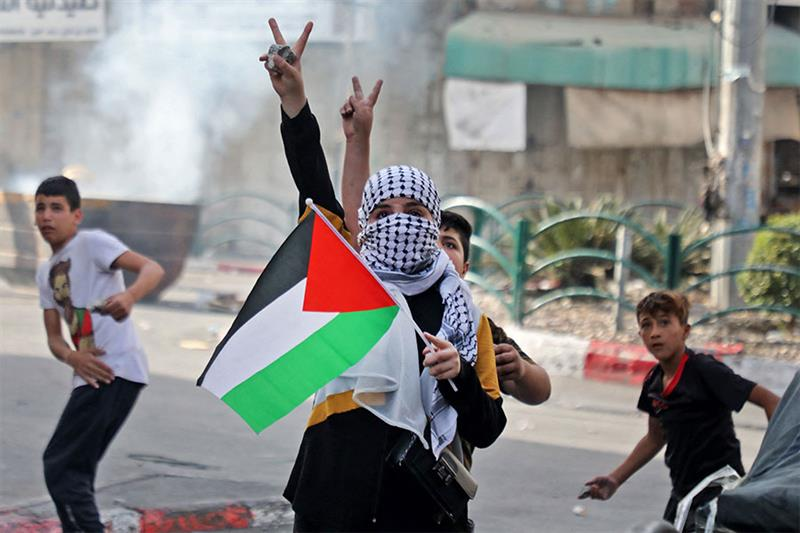
#> input picture palestine.jpg, 800 x 533 px
$ python main.py
#> lines starting #> are read from the running program, lines starting #| are printed output that depends on the picture
### Utilities/read_image.py
from PIL import Image
from Utilities.save_image import save_image
import numpy as np

def read_image(image_path, N):
    """
    Read image and convert it to a numpy array in grayscale
    :param image_path: path to the image
    :param N: block size (N*N)
    :return: image array, and padding length and width
    """

    # Load the image
    image = Image.open(image_path)

    #image to gray scale
    image = image.convert('L')

    image_array = np.array(image)

    img_lenght, img_width = image_array.shape

    padding_length = 0
    padding_width = 0

    # check if the image is divisible by N and zero pad if necessary
    if img_lenght % N != 0:
        padding_length = N - img_lenght % N
        image_array = np.concatenate((image_array, np.zeros((padding_length, img_width))), axis=0)

    if img_width % N != 0:
        padding_width = N - img_width % N
        image_array = np.concatenate((image_array, np.zeros((img_lenght, padding_width))), axis=1)

    return image_array, padding_length, padding_width

### Blockify/blockify_image.py
def blockify_image(image_array, N):
    """
    Divide an image array into blocks of size (N*N).
    :param image_array: numpy array of image
    :param N: size of blocks (N*N)
    :return: list of blocks each of shape (N*N)
    """
    img_lenght, img_width = image_array.shape

    blocks = image_array.reshape(img_lenght // N, N, img_width // N, N)
    blocks = blocks.swapaxes(1, 2)

    return blocks

### encoder.py
import numpy as np
from Blockify.blockify_image import blockify_image
from DCT.DCT import DCT
from DCT.DCT_Basis import DCT_Basis
from Quantizer.quantize import quantize
from ZigzagTransform.zigzag_transform import zigzag_transform
from RunLength.Run_Length_Encoder import run_length_encoder
from HuffmanCode.huffman_encode import huffman_encode

def encoder(image_array, N, CompressionMode):
    """
    Encode the image
    :param image_array: image array
    :param N: block size (N*N)
    :param CompressionMode: Compression mode (HIGH, LOW)
    :return: encoded image, huffman tree, number of vertical blocks, number of horizontal blocks
    """
    # [1] blockify the image
    blocks = blockify_image(image_array, N)
    no_vertical_blocks = len(blocks)
    no_horizontal_blocks = len(blocks[0])

    # [2] apply DCT to each block
    dct_basis = np.zeros((N,N,N,N))

    for u in range(N):
        for v in range(N):
            dct_basis[u][v] = DCT_Basis(u,v,N)

    dct_blocks = np.zeros(blocks.shape)

    for i in range(no_vertical_blocks):
        for j in range(no_horizontal_blocks):
            dct_blocks[i][j] = DCT(blocks[i][j], dct_basis)

    # [3] apply quantization to each block
    quantized_blocks = np.zeros(dct_blocks.shape)

    for i in range(no_vertical_blocks):
        for j in range(no_horizontal_blocks):
            quantized_blocks[i][j] = quantize(dct_blocks[i][j], CompressionMode)

    # [4] apply zigzag transform (2D to 1D) to each block
    total_no_blocks = no_vertical_blocks * no_horizontal_blocks
    _1D_blocks = np.empty((total_no_blocks,N*N))
    idx = 0
    for i in range(no_vertical_blocks):
        for j in range(no_horizontal_blocks):
                _1D_blocks[idx] = zigzag_transform(quantized_blocks[i][j])
                idx += 1

    # [5] apply run-length encoding to each block
    run_length_encoded_blocks = np.array([])

    for i in range(total_no_blocks):
        _1D_block = run_length_encoder(_1D_blocks[i])
        run_length_encoded_blocks = np.append(run_length_encoded_blocks, _1D_block)

    # # [6] apply Entropy encoding to each block
    encoded_data, huffman_tree = huffman_encode(run_length_encoded_blocks)

    # return encoded_data, huffman_tree, no_vertical_blocks, no_horizontal_blocks
    return encoded_data, huffman_tree, no_vertical_blocks, no_horizontal_blocks

### DCT/DCT.py
import numpy as np

def DCT(A, dct_basis):
    """
    Return the DCT of a block
    :param A: numpy array of the block
    :param dct_basis: List of DCT Basis function
    :return: DCT of A
    """
    N = len(A)
    C = np.zeros((N,N))

    for u in range(N):
        for v in range(N):
            C[u][v] = np.sum(np.multiply(A, dct_basis[u][v]))

    #Normalization
    C = C/16
    C[0,:] = C[0,:]/2
    C[:,0] = C[:,0]/2
    #C = np.round(C)

    return C

### HuffmanCode/build_huffman.py
import heapq  # Import the heapq module for the priority queue implementation

class HuffmanNode:
    def __init__(self, symbol=None, frequency=None):
        self.symbol = symbol
        self.frequency = frequency
        self.left = None
        self.right = None

    def __lt__(self, other):
        return self.frequency < other.frequency

# Function to build the Huffman tree from symbol frequencies
def build_huffman_tree(frequencies):
    heap = [HuffmanNode(symbol=s, frequency=f) for s, f in frequencies.items()]  # Create a heap with HuffmanNodes
    heapq.heapify(heap)  # Convert the list into a min-heap data structure, the min-heap -> follows the property of a complete binary tree in which the value of the internal node is smaller than or equal to the value of the children of that node

    while len(heap) > 1:
        left = heapq.heappop(heap)  # Pop the smallest node from the heap, note -> left is a HuffmanNode
        right = heapq.heappop(heap)  # Pop the second smallest node from the heap

        internal_node = HuffmanNode(frequency=left.frequency + right.frequency)  # Create a new internal node
        internal_node.left = left  # Assign the left child
        internal_node.right = right  # Assign the right child

        heapq.heappush(heap, internal_node)  # Push the new internal node back into the heap

    return heap[0]  # Return the root of the Huffman tree

# Function to generate Huffman codes from the Huffman tree
def generate_huffman_codes(node, current_code="", codes=None):
    if codes is None:
        codes = {}

    if node.symbol is not None:
        codes[node.symbol] = current_code
    else:
        generate_huffman_codes(node.left, current_code + "0", codes)  # Recursively traverse left with '0'
        generate_huffman_codes(node.right, current_code + "1", codes)  # Recursively traverse right with '1'

    return codes

### HuffmanCode/huffman_decode.py
# Function to decode Huffman-encoded data
def huffman_decode(encoded_data, root):
    decoded_data = []
    current_node = root

    for bit in encoded_data:
        if bit == "0":
            current_node = current_node.left  # Traverse left with '0'
        else:
            current_node = current_node.right  # Traverse right with '1'

        if current_node.symbol is not None:
            decoded_data.append(current_node.symbol)  # Append the symbol when a leaf node is reached
            current_node = root  # Reset to the root for the next symbol

    return decoded_data  # Return the decoded data

### RunLength/Run_Length_Decocder.py
import numpy as np


def run_length_decoder(encoded,no_vertical_blocks,no_horizontal_blocks,N):
    """
    Decode the encoded image
    :param encoded: encoded image
    :param no_vertical_blocks: Number of vertical blocks
    :param no_horizontal_blocks: Number of horizontal blocks
    :param N: block size (N*N)
    :return: decoded image
    """
    total_image_length = N*N*no_horizontal_blocks*no_vertical_blocks

    encoded_len = encoded.shape
    image = np.zeros(total_image_length)
    idx = 0
    for i in range(encoded_len[0]):
        if encoded[i - 1] == 0:
            continue
        if encoded[i] == 0:
            for j in range(int(encoded[i+1])):
                image[idx] = 0
                idx += 1
        else:
            image[idx] = encoded[i]
            idx += 1
    return image

### decoder.py
import numpy as np
from HuffmanCode.huffman_decode import huffman_decode
from ZigzagTransform.reverse_zigzag_transform import reverse_zigzag_transform
from RunLength.Run_Length_Decocder import run_length_decoder
from Quantizer.dequantize import dequantize
from DCT.IDCT import IDCT
from DCT.IDCT_Basis import IDCT_Basis
from Blockify.deblockify_image import deblockify_image

def decoder(encoded_image, N, CompressionMode, VerticalPadding, HoriziontalPadding, HuffmanTree, no_vertical_blocks,no_horizontal_blocks):
    """
    Decode the encoded image
    :param encoded_image: encoded image
    :param N: block size (N*N)
    :param CompressionMode: Compression mode (HIGH, LOW)
    :param VerticalPadding: Vertical padding length
    :param HoriziontalPadding: Horizontal padding length
    :param HuffmanTree: Huffman tree used for encoding
    :param no_vertical_blocks: Number of vertical blocks
    :param no_horizontal_blocks: Number of horizontal blocks
    :return: decoded image
    """
    # [1] apply Entropy decoding to encoded image
    entropy_decoded_image = np.array(huffman_decode(encoded_image,HuffmanTree))

    # [2] apply run-length decoding
    runlength_decoded_image = run_length_decoder(entropy_decoded_image, no_vertical_blocks, no_horizontal_blocks, N)

    # [3] apply reverse zigzag transform (1D to 2D)
    #zigzag_transformed_image = np.zeros((no_vertical_blocks,no_horizontal_blocks,N,N))
    blocks = np.zeros((no_vertical_blocks, no_horizontal_blocks ,N,N))

    # image_total_pixels = no_vertical_blocks*no_horizontal_blocks*N*N

    index = 0
    for i in range(no_vertical_blocks):
        for j in range(no_horizontal_blocks):
            block = reverse_zigzag_transform(runlength_decoded_image[index:index+N*N],N)
            blocks[i][j] = block.reshape((N, N))
            index += N*N

    # [4] apply dequantization to each block

    dequantized_blocks = np.zeros(blocks.shape)

    for i in range(no_vertical_blocks):
        for j in range(no_horizontal_blocks):
            dequantized_blocks[i][j] = dequantize(blocks[i][j], CompressionMode)

    # [5] apply IDCT to each block
    idct_basis = np.zeros((N,N,N,N))

    for x in range(N):
        for y in range(N):
            idct_basis[x][y] = IDCT_Basis(x,y,N)

    idct_blocks = np.zeros(blocks.shape)

    for i in range(no_vertical_blocks):
        for j in range(no_horizontal_blocks):
            idct_blocks[i][j] = IDCT(dequantized_blocks[i][j], idct_basis)

    # [6] deblockify the image
    decoded_image = deblockify_image(idct_blocks)
    return decoded_image[:decoded_image.shape[0] - VerticalPadding, :decoded_image.shape[1] - HoriziontalPadding]

### Blockify/deblockify_image.py
import numpy as np

def deblockify_image(blocks):
    """
    Reconstruct an image from its blocks
    :param blocks: list of blocks
    :return: image array
    """
    N = len(blocks[0][0])               # block size
    image_length = len(blocks) * N      # number of vertical blocks * block size
    image_width = len(blocks[0]) * N    # number of horizontal blocks * block size

    image_array = blocks.reshape(image_length // N, image_width // N, N, N)
    image_array = image_array.swapaxes(1, 2).reshape(-1, image_length, image_width).squeeze()

    return image_array

### Utilities/calculate_compression_ratio.py

def calculate_comprrssion_ratio(original_image_array, entropy_encoder_output):
    """
    Calculate the compression ratio of the image
    :param original_image_array: the original image array
    :param entropy_encoder_output: the output of the entropy encoder
    :return: the compression ratio
    """
    # count the number of bits for the binary representation of the image
    original_size = 0       # in bits
    for i in range(0, len(original_image_array)):
        for j in range(0, len(original_image_array[0])):
            original_size += len(bin(int(original_image_array[i][j]))[2:])     # [2:] to remove the '0b' prefix

    # count the number of bits for the entropy encoder output
    compressed_size = len(entropy_encoder_output)     # in bits

    return round(original_size / compressed_size)

### Utilities/save_image.py
import matplotlib.pyplot as plt

def save_image(original_image, decoded_image, compression_ratio, compression_mode):
    """
    Save the decoded image as jpg
    :param original_image: original image
    :param decoded_image: decoded image
    :return: None
    """
    # save decoded image as jpg file
    plt.imsave(f'compressed_image_({compression_mode.name}).jpg', decoded_image, cmap='gray')

    # show original image and decoded image in one figure and save it with titles
    fig = plt.figure()
    fig.add_subplot(1, 2, 1)
    plt.imshow(original_image, cmap='gray')
    plt.title('Original Image')
    fig.add_subplot(1, 2, 2)
    plt.imshow(decoded_image, cmap='gray')
    plt.title(f'Compressed Image ({compression_ratio}:1)')
    plt.show()

### DCT/DCT_Basis.py
import numpy as np

def DCT_Basis(u, v, N):
    """
    Return the DCT Basis function for u,v and N
    :param u: the horizontal frequency index of the DCT output
    :param v: the vertical frequency index of the DCT output
    :param N: size of block (N*N)
    :return: DCT Basis function for given u and v
    """
    b = np.zeros((N,N))
    for x in range(N):
        for y in range(N):
            b[x][y] = np.cos((2 * x + 1) * u * np.pi / (2 * N)) * np.cos((2 * y + 1) * v * np.pi / (2 * N))

    return b

### Quantizer/quantize.py
import numpy as np
from .get_quantization_table import get_quantization_table

def quantize(block, CompressionMode):
    """
    Quantize a block based on compression mode
    :param block: numpy array of block
    :param CompressionMode: enum class
    :return: quantized block
    """
    return np.round(np.divide(block, get_quantization_table(CompressionMode)))

### Quantizer/get_quantization_table.py
import numpy as np

def get_quantization_table(CompressionMode):
    """
    Get quantization table based on compression mode
    :param CompressionMode: enum class
    :return: quantization table
    """
    if CompressionMode == CompressionMode.LOW:
        return np.array([[1, 1, 1, 1, 1, 2, 2, 4],
                        [1, 1, 1, 1, 1, 2, 2, 4],
                        [1, 1, 1, 1, 2, 2, 2, 4],
                        [1, 1, 1, 1, 2, 2, 4, 8],
                        [1, 1, 2, 2, 2, 2, 4, 8],
                        [2, 2, 2, 2, 2, 4, 8, 8],
                        [2, 2, 2, 4, 4, 8, 8, 16],
                        [4, 4, 4, 4, 8, 8, 16, 16]])
    elif CompressionMode == CompressionMode.HIGH:
        return np.array([[1, 2, 4, 8, 16, 32, 64, 128],
                        [2, 4, 4, 8, 16, 32, 64, 128],
                        [4, 4, 8, 16, 32, 64, 128, 128],
                        [8, 8, 16, 32, 64, 128, 128, 256],
                        [16, 16, 32, 64, 128, 128, 256, 256],
                        [32, 32, 64, 128, 128, 256, 256, 256],
                        [64, 64, 128, 128, 256, 256, 256, 256],
                        [128, 128, 128, 256, 256, 256, 256, 256]])
    else:
        raise ValueError('Invalid compression mode. Valid modes are: low, high')

### ZigzagTransform/zigzag_transform.py
# Different implementation of the 2d block into 1d array
from .get_zigzag_indices import get_zigzag_indices
import numpy as np

def zigzag_transform(block):
    """
    Return 1d array zigzag-traversed from the 2d block (N*N)
    :param block: 2d block (N*N)
    :return: 1d array (N*N)
    """
    N = block.shape[0]

    zigzag_indices = get_zigzag_indices(N)

    _1d_array = np.zeros(N*N)

    for i,zigzag_index in enumerate(zigzag_indices):
        _1d_array[i] = block[zigzag_index[0], zigzag_index[1]]

    return _1d_array

### ZigzagTransform/get_zigzag_indices.py
import numpy as np

def get_zigzag_indices(N):
    """
    Return the zigzag transform for a block of size N*N
    :param N: size of block (N*N)
    :return: 1D array zigzag transform for a 2D block of size (N*N)
    """

    zigzag_indices = [(i,j) for i in range(N) for j in range(N)]
    zigzag_indices.sort(key = lambda x: (x[0]+ x[1], x[1]) if (x[0]+x[1])%2 == 0 else (x[0]+x[1], x[0]))

    return zigzag_indices

### RunLength/Run_Length_Encoder.py
import numpy as np


def run_length_encoder(image):
    """
    Run-Length Encoder for binary image compression.

    Parameters:
    - image (numpy.ndarray): Input binary image represented as a NumPy array.

    Returns:
    - numpy.ndarray: Encoded array containing alternating counts of consecutive zeros and non-zero values.

    Description:
    This function takes a binary image represented as a NumPy array and performs run-length encoding on it.
    """
    zeros_count = 0
    length = image.shape
    encoded = np.array([])
    for i in range(length[0]):
        if image[i] == 0:
            if zeros_count == 0:
                encoded = np.append(encoded, 0)
            zeros_count += 1
        else:
            if zeros_count != 0:
                encoded = np.append(encoded, zeros_count)
                zeros_count = 0
            encoded = np.append(encoded, image[i])
    if zeros_count != 0:
        encoded = np.append(encoded,zeros_count)
    return encoded

### HuffmanCode/huffman_encode.py
from HuffmanCode.huffman_decode import huffman_decode
from HuffmanCode.build_huffman import build_huffman_tree, generate_huffman_codes
from collections import defaultdict, Counter  # Import defaultdict and Counter for convenient data structures

# Function to encode data using Huffman codes
def huffman_encode(data):
    frequencies = Counter(data)  # Count the frequency of each symbol in the input data
    root = build_huffman_tree(frequencies)  # Build the Huffman tree
    codes = generate_huffman_codes(root)  # Generate Huffman codes from the tree

    encoded_data = "".join(codes[symbol] for symbol in data)  # Encode the input data using Huffman codes
    return encoded_data, root  # Return the encoded data and the Huffman tree root

### ZigzagTransform/reverse_zigzag_transform.py
from .get_zigzag_indices import get_zigzag_indices
import numpy as np

def reverse_zigzag_transform(_1d_array, N):
    """
    Return 2d block (N*N) from the 1d array zigzag-traversed
    :param _1d_array: 1d array (N*N)
    :param N: size of block
    :return: 2d block (N*N)
    """
    zigzag_indices = get_zigzag_indices(N)

    block = np.zeros((N,N))

    for i,zigzag_index in enumerate(zigzag_indices):
        block[zigzag_index[0], zigzag_index[1]] = _1d_array[i]

    return block

### Quantizer/dequantize.py
import numpy as np
from .get_quantization_table import get_quantization_table

def dequantize(block, CompressionMode):
    """
    Dequantize a block based on compression mode
    :param block: numpy array of block
    :param CompressionMode: enum class
    :return: dequantized block
    """
    return np.round(np.multiply(block, get_quantization_table(CompressionMode)))

### DCT/IDCT.py
from .IDCT_Basis import IDCT_Basis
import numpy as np

def IDCT(C, idct_basis):
    """
    Return the IDCT of a block
    :param C: numpy array of the block
    :param idct_basis: List of IDCT Basis function
    :return: IDCT of C
    """
    N = len(C)
    A = np.zeros((N,N))

    for x in range(N):
        for y in range(N):
            basis = idct_basis[x][y]
            A[x][y] = np.sum(np.multiply(C, basis))

    return A

### DCT/IDCT_Basis.py
import numpy as np


def IDCT_Basis(x, y, N):
    """
    Return the IDCT Basis function for x,y and N
    :param x: the horizontal image index of the IDCT output
    :param y: the vertical image index of the IDCT output
    :param N: size of block (N*N)
    :return: DCT Basis function for given x and y
    """
    b = np.zeros((N, N))
    for u in range(N):
        for v in range(N):
            b[u][v] = np.cos((2 * x + 1) * u * np.pi / (2 * N)) * np.cos((2 * y + 1) * v * np.pi / (2 * N))

    return b

### main.py
from Utilities.read_image import read_image
from DEFS import CompressionMode
from encoder import encoder
import numpy as np
from Utilities.calculate_compression_ratio import calculate_comprrssion_ratio
from decoder import decoder
from Utilities.save_image import save_image
import matplotlib.pyplot as plt

def main():

    # ==================== Read Image =======================
    N = 8
    image_path = "./palestine.jpg"
    image_array, vertical_padding, horizontal_padding = read_image(image_path, N)
#> in read_image, image is the input picture: PIL image 800x533 RGB; mean R, G, B 134.4, 133.8, 132
#> in read_image, `image = image.convert('L')`:
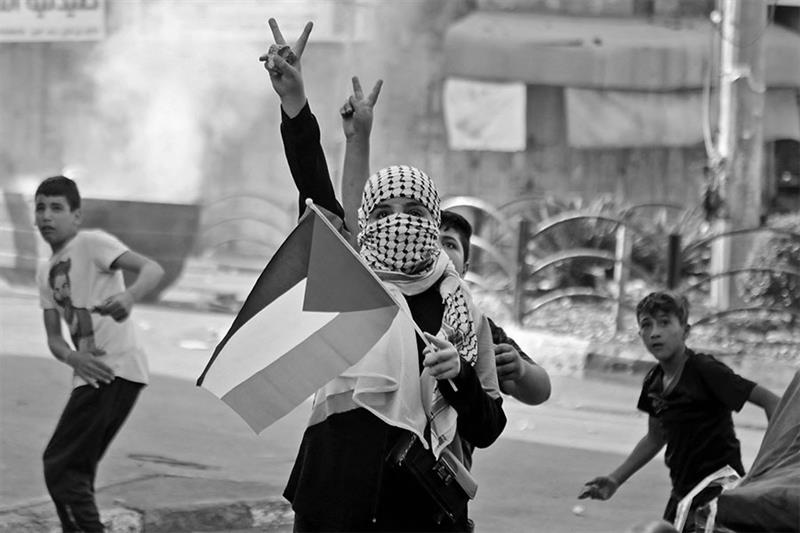
#> image: PIL image 800x533 L; min 0, max 255, mean 133.8
#> in read_image, `image_array = np.concatenate((image_array, np.zeros((padding_length, i..`:
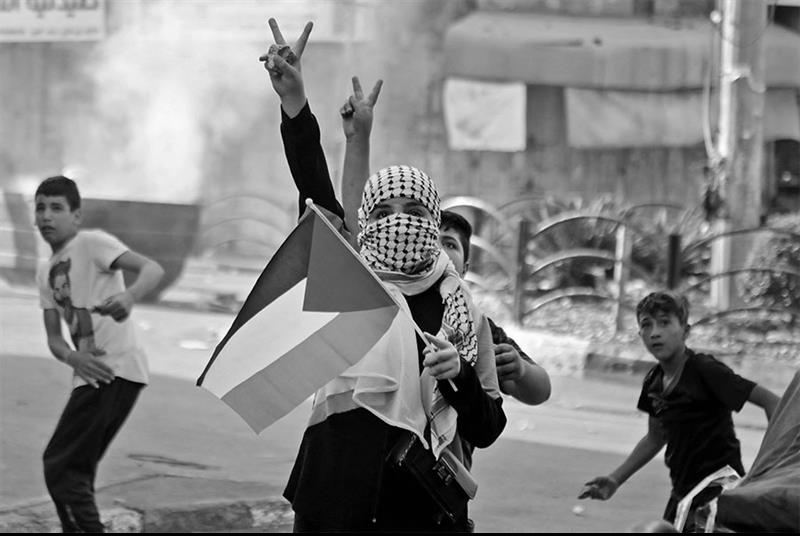
#> image_array: shape (536, 800) float64; min 0, max 255, mean 133
#> vertical_padding = 3; horizontal_padding = 0

    # ==================== Encode Image =======================
    compression_mode = CompressionMode.LOW
    encoded_data, huffman_tree, no_vertical_blocks ,no_horizontal_blocks = encoder(image_array, N, compression_mode)
#> in encoder, `no_vertical_blocks = len(blocks)`: no_vertical_blocks = 67
#> in encoder, `no_horizontal_blocks = len(blocks[0])`: no_horizontal_blocks = 100

    # ==================== Decode Image =======================
    decoded_image = decoder(encoded_data, N, compression_mode, vertical_padding, horizontal_padding, huffman_tree,no_vertical_blocks,no_horizontal_blocks)

    # ==================== Calculate Compression Ratio =======================
    compression_ratio = calculate_comprrssion_ratio(image_array,encoded_data)
    print(f"Compression ratio: {compression_ratio}:1")
#| Compression ratio: 5:1

    # ==================== Show and Save Image =======================
    # save the decoded image as jpg

    original_image = image_array[:decoded_image.shape[0] - vertical_padding, :decoded_image.shape[1] - horizontal_padding]
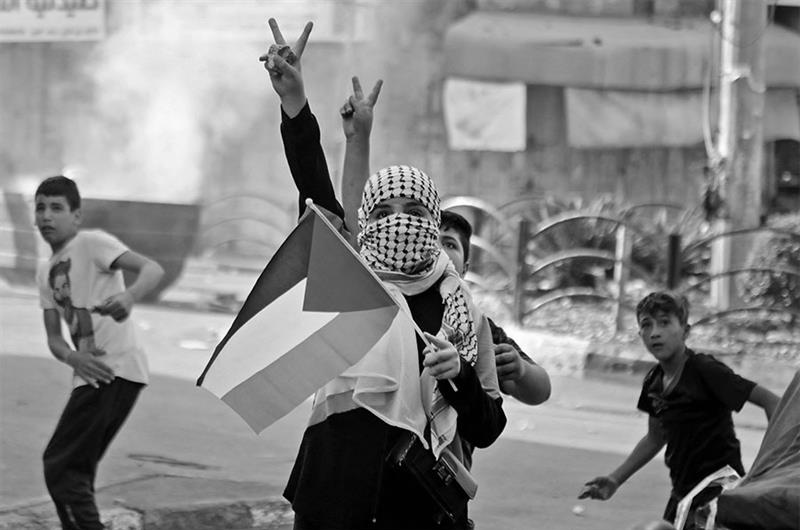
#> original_image: shape (530, 800) float64; min 0, max 255, mean 134.1
    save_image(original_image, decoded_image, compression_ratio, compression_mode)
#> in save_image, `plt.show()`:
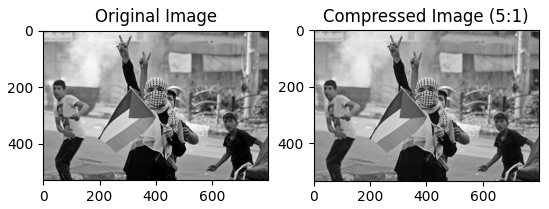
#> figure drawn by matplotlib, 2 panels


if __name__ == "__main__":
    main()
